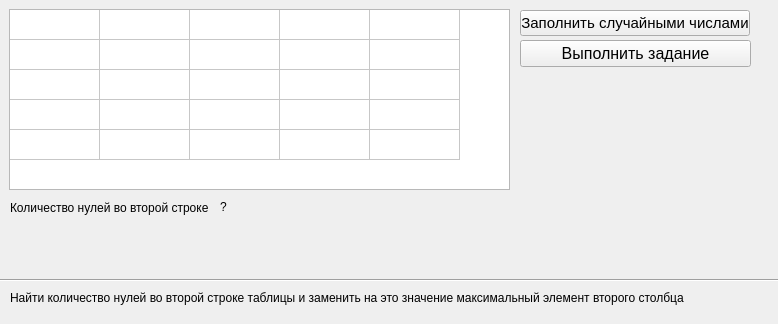
<?xml version="1.0" encoding="UTF-8"?>
<ui version="4.0">
 <class>Form</class>
 <widget class="QWidget" name="Form">
  <property name="geometry">
   <rect>
    <x>0</x>
    <y>0</y>
    <width>778</width>
    <height>324</height>
   </rect>
  </property>
  <property name="windowTitle">
   <string>Form</string>
  </property>
  <widget class="QPushButton" name="pushButton_2">
   <property name="geometry">
    <rect>
     <x>520</x>
     <y>40</y>
     <width>231</width>
     <height>27</height>
    </rect>
   </property>
   <property name="font">
    <font>
     <pointsize>12</pointsize>
    </font>
   </property>
   <property name="text">
    <string>Выполнить задание</string>
   </property>
  </widget>
  <widget class="QLabel" name="label">
   <property name="geometry">
    <rect>
     <x>10</x>
     <y>290</y>
     <width>761</width>
     <height>16</height>
    </rect>
   </property>
   <property name="text">
    <string>Найти количество нулей во второй строке таблицы и заменить на это значение максимальный элемент второго столбца </string>
   </property>
  </widget>
  <widget class="QTableWidget" name="tableWidget">
   <property name="geometry">
    <rect>
     <x>9</x>
     <y>9</y>
     <width>501</width>
     <height>181</height>
    </rect>
   </property>
   <property name="verticalScrollBarPolicy">
    <enum>Qt::ScrollBarAlwaysOff</enum>
   </property>
   <property name="horizontalScrollBarPolicy">
    <enum>Qt::ScrollBarAlwaysOff</enum>
   </property>
   <property name="autoScroll">
    <bool>true</bool>
   </property>
   <property name="rowCount">
    <number>5</number>
   </property>
   <property name="columnCount">
    <number>5</number>
   </property>
   <attribute name="horizontalHeaderVisible">
    <bool>false</bool>
   </attribute>
   <attribute name="horizontalHeaderDefaultSectionSize">
    <number>90</number>
   </attribute>
   <attribute name="verticalHeaderVisible">
    <bool>false</bool>
   </attribute>
   <row/>
   <row/>
   <row/>
   <row/>
   <row/>
   <column/>
   <column/>
   <column/>
   <column/>
   <column/>
  </widget>
  <widget class="QPushButton" name="pushButton">
   <property name="geometry">
    <rect>
     <x>520</x>
     <y>10</y>
     <width>230</width>
     <height>26</height>
    </rect>
   </property>
   <property name="font">
    <font>
     <pointsize>11</pointsize>
    </font>
   </property>
   <property name="text">
    <string>Заполнить случайными числами</string>
   </property>
  </widget>
  <widget class="Line" name="line">
   <property name="geometry">
    <rect>
     <x>0</x>
     <y>270</y>
     <width>781</width>
     <height>20</height>
    </rect>
   </property>
   <property name="orientation">
    <enum>Qt::Horizontal</enum>
   </property>
  </widget>
  <widget class="QLabel" name="label_2">
   <property name="geometry">
    <rect>
     <x>10</x>
     <y>200</y>
     <width>201</width>
     <height>16</height>
    </rect>
   </property>
   <property name="text">
    <string>Количество нулей во второй строке = </string>
   </property>
  </widget>
  <widget class="QLabel" name="label_3">
   <property name="geometry">
    <rect>
     <x>220</x>
     <y>200</y>
     <width>47</width>
     <height>13</height>
    </rect>
   </property>
   <property name="text">
    <string>?</string>
   </property>
  </widget>
 </widget>
 <resources/>
 <connections/>
</ui>
